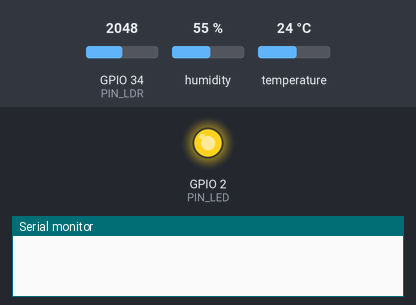
Simulated run of this sketch. Board: ESP32. Shown: output pins drawn as LEDs (lit = HIGH), the last lines printed to the serial monitor. Inputs (shaded band) come from the test bench; at power-on: humidity 55 %, GPIO 34 (PIN_LDR) = 2048, temperature 24 °C (analog values on the 0–4095 scale). WiFi joins after 1.5 s; servers stay silent unless stated; the local clock reads 2024-03-15 10:24:30 at power-on unless the sketch sets it; random numbers use the default seed unless the sketch sets one; no MQTT or app messages arrive unless stated.

Above: at 0.1 s.
At 4.9 s:
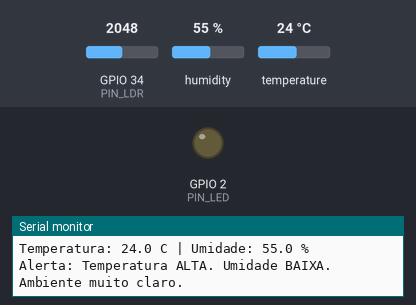
5.0 s: humidity set to 58 %
6.5 s: humidity set to 61 %
11.3 s: GPIO 34 (PIN_LDR) set to 1338
12.8 s: GPIO 34 (PIN_LDR) set to 1237
18.8 s: temperature set to 16.6 °C
20.3 s: temperature set to 15.4 °C
Timing chart, 0 to 23.3 s (numbered marks = the images above; inputs shaded):
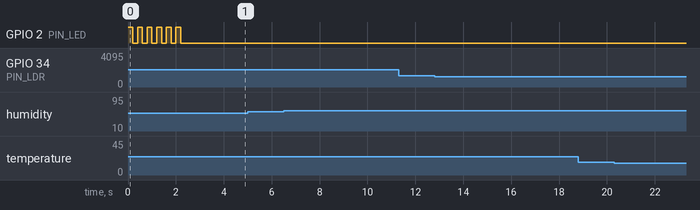

The sketch:

sketch.ino
```cpp
/*
  FIAP - Engenharia de Software - Edge Computing & Computer Systems
  Checkpoint 05 - O Caso da Vinheria Agnello (IoT)
  Grupo: DevX
  Integrantes:
    Diego Candido Stoianof / RM: 570748
    Felipe Moreira Mendes  / RM: 570807
    Lucas Zezzi Custodio   / RM: 571161
    Romulo Mendes Sousa    / RM: 570620

  O que este codigo faz:
    1) Le temperatura e umidade (DHT11) e luminosidade (LDR)
    2) Conecta no Wi-Fi e sincroniza a hora (NTP) para gerar timestamp
    3) Publica os dados via MQTT no servidor de IoT (device011)
    4) Escuta o topico de comando para ligar/desligar o LED (escrita via MyMQTT)
*/

#include <WiFi.h>
#include <PubSubClient.h>
#include <DHT.h>
#include <time.h>

#define USAR_WOKWI 1
#define ENVIAR_TIMESTAMP 1

#if USAR_WOKWI
  const char* WIFI_SSID = "Wokwi-GUEST";
  const char* WIFI_PASS = "";
  const int   WIFI_CANAL = 6;
  #define DHTTYPE DHT22
#else
  const char* WIFI_SSID = "FIAP-IOT";
  const char* WIFI_PASS = "SENHA_DA_REDE";
  const int   WIFI_CANAL = 0;
  #define DHTTYPE DHT11
#endif

const char* MQTT_BROKER = "3.135.234.101";
const int   MQTT_PORT   = 1883;

const char* TOPICO_SUBSCRIBE    = "/TEF/device011/cmd";
const char* TOPICO_TELEMETRIA   = "/TEF/device011/attrs";
const char* TOPICO_LUMINOSIDADE = "/TEF/device011/attrs/p";
const char* TOPICO_ESTADO_LED   = "/TEF/device011/attrs/s";
const char* TOPICO_TEMPERATURA  = "/TEF/device011/attrs/t";
const char* TOPICO_UMIDADE      = "/TEF/device011/attrs/h";
const char* TOPICO_ALERTA       = "/TEF/device011/attrs/a";

const char* CMD_LIGAR    = "device011@on|";
const char* CMD_DESLIGAR = "device011@off|";

const int PIN_DHT = 4;
const int PIN_LDR = 34;
const int PIN_LED = 2;

const bool LDR_INVERTIDO = false;

const unsigned long INTERVALO_MS = 2000;

DHT dht(PIN_DHT, DHTTYPE);
WiFiClient espClient;
PubSubClient MQTT(espClient);

unsigned long ultimaLeitura = 0;
bool ledLigado = false;

void initSerial() {
  Serial.begin(115200);
}

void initOutput() {
  pinMode(PIN_LED, OUTPUT);
  bool nivel = false;
  for (int i = 0; i <= 10; i++) {
    nivel = !nivel;
    digitalWrite(PIN_LED, nivel);
    delay(200);
  }
  digitalWrite(PIN_LED, LOW);
  ledLigado = false;
}

void reconectWiFi() {
  if (WiFi.status() == WL_CONNECTED) return;
  WiFi.mode(WIFI_STA);
  WiFi.begin(WIFI_SSID, WIFI_PASS, WIFI_CANAL);
  unsigned long inicio = millis();
  while (WiFi.status() != WL_CONNECTED) {
    delay(100);
    Serial.print(".");
    if (millis() - inicio > 15000) {
      Serial.println();
      Serial.println("Sem resposta do Wi-Fi. Tentando novamente...");
      WiFi.disconnect();
      delay(500);
      WiFi.begin(WIFI_SSID, WIFI_PASS, WIFI_CANAL);
      inicio = millis();
    }
  }
  Serial.println();
  Serial.print("Conectado com sucesso na rede ");
  Serial.println(WIFI_SSID);
  Serial.print("IP obtido: ");
  Serial.println(WiFi.localIP());
}

void initWiFi() {
  delay(10);
  Serial.println("------Conexao WI-FI------");
  Serial.print("Conectando-se na rede: ");
  Serial.println(WIFI_SSID);
  Serial.println("Aguarde");
  reconectWiFi();
}

String timestamp() {
  time_t agora = time(nullptr);
  if (agora < 1700000000) return "sem-hora";
  struct tm t;
  localtime_r(&agora, &t);
  char buf[32];
  strftime(buf, sizeof(buf), "%Y-%m-%dT%H:%M:%S-03:00", &t);
  return String(buf);
}

void publicaEstadoLed() {
  MQTT.publish(TOPICO_ESTADO_LED, ledLigado ? "on" : "off");
}

void mqtt_callback(char* topic, byte* payload, unsigned int length) {
  char msg[length + 1];
  memcpy(msg, payload, length);
  msg[length] = '\0';

  int fim = length;
  while (fim > 0 && (msg[fim - 1] == ' ' || msg[fim - 1] == '\r' || msg[fim - 1] == '\n')) {
    msg[--fim] = '\0';
  }

  Serial.printf("- Comando recebido no tópico %s: %s\n", topic, msg);

  if (strcmp(msg, CMD_LIGAR) == 0) {
    digitalWrite(PIN_LED, HIGH);
    ledLigado = true;
    Serial.println("- Ação: LED LIGADO");
    publicaEstadoLed();
  } else if (strcmp(msg, CMD_DESLIGAR) == 0) {
    digitalWrite(PIN_LED, LOW);
    ledLigado = false;
    Serial.println("- Ação: LED DESLIGADO");
    publicaEstadoLed();
  } else {
    Serial.println("- Ação: comando não reconhecido. Ignorado.");
  }
}

void initMQTT() {
  MQTT.setServer(MQTT_BROKER, MQTT_PORT);
  MQTT.setCallback(mqtt_callback);
  MQTT.setBufferSize(512);
}

void reconnectMQTT() {
  while (!MQTT.connected()) {
    Serial.print("* Tentando se conectar ao Broker MQTT: ");
    Serial.println(MQTT_BROKER);

    char clientId[32];
    snprintf(clientId, sizeof(clientId), "fiware_011_%04X", (unsigned int)random(0xffff));

    if (MQTT.connect(clientId)) {
      Serial.println("Conectado com sucesso ao broker MQTT!");
      MQTT.subscribe(TOPICO_SUBSCRIBE);
      publicaEstadoLed();
    } else {
      Serial.println("Falha ao conectar no broker.");
      Serial.println("Haverá nova tentativa de conexão em 2s");
      delay(2000);
    }
  }
}

void verificaConexoes() {
  reconectWiFi();
  if (!MQTT.connected()) reconnectMQTT();
}

int leLuminosidade() {
  long soma = 0;
  for (int i = 0; i < 10; i++) {
    soma += analogRead(PIN_LDR);
    delay(5);
  }
  int valor = map(soma / 10, 0, 4095, 0, 100);
  if (LDR_INVERTIDO) valor = 100 - valor;
  return valor;
}

void publicaLeituras() {
  int lum = leLuminosidade();
  char msgLum[8];
  snprintf(msgLum, sizeof(msgLum), "%d", lum);
  MQTT.publish(TOPICO_LUMINOSIDADE, msgLum);
  Serial.print("Valor da luminosidade: ");
  Serial.println(msgLum);

  float t = dht.readTemperature();
  float h = dht.readHumidity();

  if (isnan(t) || isnan(h)) {
    Serial.println("Falha ao ler o DHT! Verifique a ligação no pino D4.");
    return;
  }

  char json[160];
#if ENVIAR_TIMESTAMP
  snprintf(json, sizeof(json),
           "{\"temperatura\":%.1f,\"umidade\":%.1f,\"luminosidade\":%d,\"timestamp\":\"%s\"}",
           t, h, lum, timestamp().c_str());
#else
  snprintf(json, sizeof(json),
           "{\"temperatura\":%.1f,\"umidade\":%.1f,\"luminosidade\":%d}", t, h, lum);
#endif

  if (MQTT.publish(TOPICO_TELEMETRIA, json)) {
    Serial.printf("Publicado: %s\n", json);
  } else {
    Serial.println("Falha ao publicar.");
  }

  char msgT[12];
  char msgH[12];
  snprintf(msgT, sizeof(msgT), "%.1f", t);
  snprintf(msgH, sizeof(msgH), "%.1f", h);
  MQTT.publish(TOPICO_TEMPERATURA, msgT);
  MQTT.publish(TOPICO_UMIDADE, msgH);
  Serial.print("Temperatura: ");
  Serial.print(msgT);
  Serial.print(" C | Umidade: ");
  Serial.print(msgH);
  Serial.println(" %");

  String alerta = "";
  if (t > 16.0)      alerta += "Temperatura ALTA. ";
  else if (t < 10.0) alerta += "Temperatura BAIXA. ";
  if (h > 80.0)      alerta += "Umidade ALTA. ";
  else if (h < 60.0) alerta += "Umidade BAIXA. ";
  if (lum > 30)      alerta += "Ambiente muito claro. ";
  if (alerta == "") alerta = "Condições ideais";
  MQTT.publish(TOPICO_ALERTA, alerta.c_str());
  Serial.println("Alerta: " + alerta);
}

void setup() {
  initSerial();
  dht.begin();
  analogReadResolution(12);
  initOutput();
  initWiFi();
  configTime(-3 * 3600, 0, "pool.ntp.org", "time.google.com");
  initMQTT();
}

void loop() {
  verificaConexoes();
  MQTT.loop();

  unsigned long agora = millis();
  if (agora - ultimaLeitura >= INTERVALO_MS) {
    ultimaLeitura = agora;
    publicaLeituras();
  }
}
```
